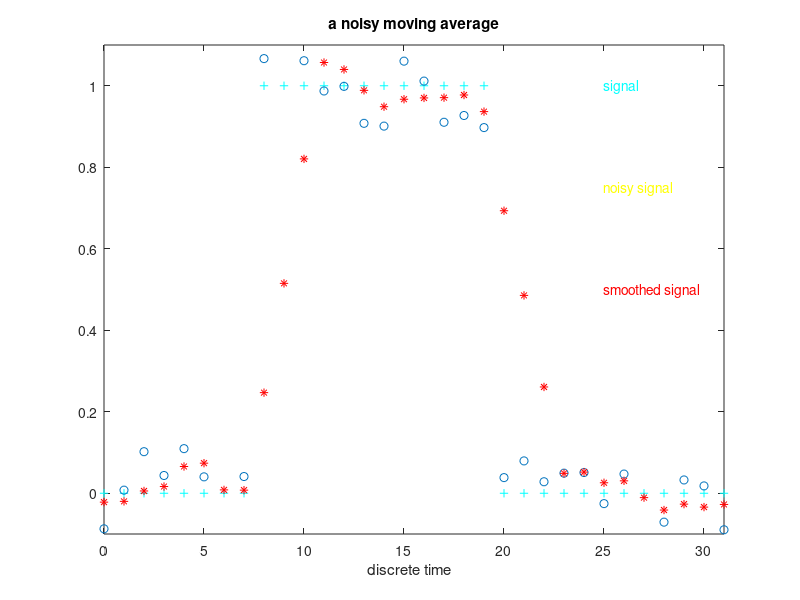

Recreate this plot in MATLAB.
% prj_1.m Project #1 to observe the effect "simple moving average"
% on a noisy sequence, defined as
%	y(n) = (1/M)*sum[r(n-m), m=0,...,M-1], n=0,...,N-1
% where r(n)=x(r)+no(n)=signal + noise
%
% we encode the dsp statement into matlabese
%   by (i) setting n=nr-1 and (ii) m=mr-1  	
% the moving average now reads
% 	yr(nr) = (1/M)*sum[rr(nr-mr+1), mr=1,...,M], nr=1,...,N
% ***** NOTICE THE '+1' WHICH APPEARS IN THE ARGUMENT OF xr( ) !! ****************
% we can now implement this form in matlab
% we define x for more clarity
% this is encoded, then, into xr(nr)=1, nr in [1,16] and zero otherwise
%	
	clear,clc,clf
	N=32;			% total length of sequences
	L=12;			% width of simple pulse x:
	xr=[zeros(1,8),ones(1,L),zeros(1,N-L-8)];	% signal
	var=0.1;		% noise variance
	no=randn(1,N);		% noise sequence
	rr=xr+var*no;		% noisy signal
	M=4;			% length of moving average
% perform moving average
	for nr=1:N
		yr(nr)=0.0;
		for mr=1:M	% accumulate average
			if nr-mr+1>=1 & nr-mr+1<=N
				yr(nr)=yr(nr)+rr(nr-mr+1)/M;
			end
		end
	end
% we can now DECODE the matlab representations using the decoded index n
	n=(0:N-1);
	plot(n,xr,'c+',n,rr,'o',n,yr,'r*')
	axis([0 N-1 -0.1 1.1])
	xlabel('discrete time  ')
	title('a noisy moving average')
	text(25,1,'signal','color','c')
	text(25,0.75,'noisy signal','color','y')
	text(25,0.5,'smoothed signal','color','r')
